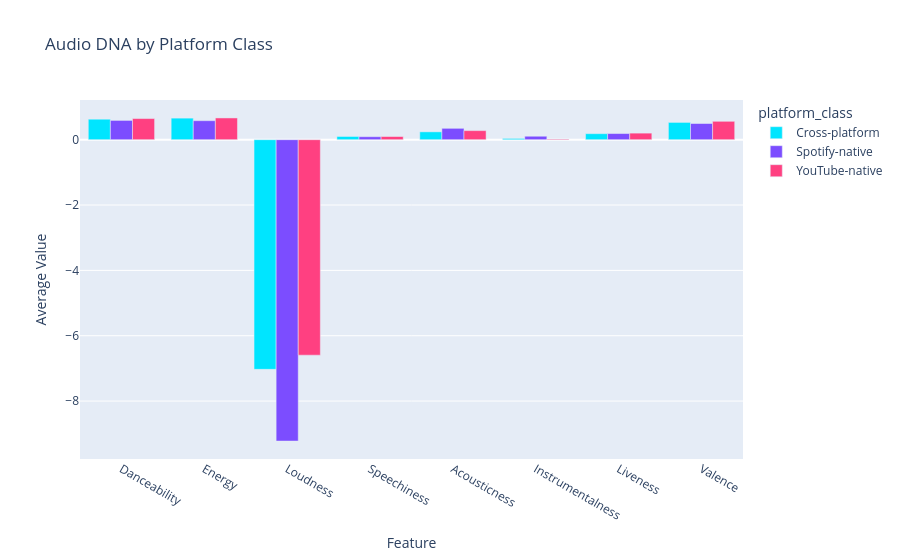

Source (notebook cell):
### Code cell
audio_cols = ['Danceability','Energy','Loudness','Speechiness',
              'Acousticness','Instrumentalness','Liveness','Valence']

audio_dna = df.groupby('platform_class')[audio_cols].mean().reset_index()
audio_dna_melted = audio_dna.melt(
    id_vars='platform_class',
    var_name='Feature',
    value_name='Average Value'
)

fig = px.bar(
    audio_dna_melted,
    x='Feature', y='Average Value',
    color='platform_class',
    barmode='group',
    title='Audio DNA by Platform Class',
    color_discrete_map={
        'Spotify-native' : '#7c4dff',
        'Cross-platform' : '#00e5ff',
        'YouTube-native' : '#ff4081'
    }
)
fig.show()
fig.write_html('../reports/figures/audio_dna.html')
print("✅ Saved!")

### Figure 1 — Plotly figure (JSON) as saved in the notebook; plotly's stock layout.template omitted (floating-point values rounded to 4 significant figures)
{"data": [{"alignmentgroup": "True", "hovertemplate": "platform_class=Cross-platform<br>Feature=%{x}<br>Average Value=%{y}<extra></extra>", "legendgroup": "Cross-platform", "marker": {"color": "#00e5ff", "pattern": {"shape": ""}}, "name": "Cross-platform", "offsetgroup": "Cross-platform", "orientation": "v", "showlegend": true, "textposition": "auto", "type": "bar", "x": ["Danceability", "Energy", "Loudness", "Speechiness", "Acousticness", "Instrumentalness", "Liveness", "Valence"], "xaxis": "x", "y": [0.6269, 0.66, -7.029, 0.09825, 0.2404, 0.03833, 0.1841, 0.5285], "yaxis": "y"}, {"alignmentgroup": "True", "hovertemplate": "platform_class=Spotify-native<br>Feature=%{x}<br>Average Value=%{y}<extra></extra>", "legendgroup": "Spotify-native", "marker": {"color": "#7c4dff", "pattern": {"shape": ""}}, "name": "Spotify-native", "offsetgroup": "Spotify-native", "orientation": "v", "showlegend": true, "textposition": "auto", "type": "bar", "x": ["Danceability", "Energy", "Loudness", "Speechiness", "Acousticness", "Instrumentalness", "Liveness", "Valence"], "xaxis": "x", "y": [0.5897, 0.5813, -9.224, 0.09131, 0.3481, 0.1055, 0.1884, 0.4953], "yaxis": "y"}, {"alignmentgroup": "True", "hovertemplate": "platform_class=YouTube-native<br>Feature=%{x}<br>Average Value=%{y}<extra></extra>", "legendgroup": "YouTube-native", "marker": {"color": "#ff4081", "pattern": {"shape": ""}}, "name": "YouTube-native", "offsetgroup": "YouTube-native", "orientation": "v", "showlegend": true, "textposition": "auto", "type": "bar", "x": ["Danceability", "Energy", "Loudness", "Speechiness", "Acousticness", "Instrumentalness", "Liveness", "Valence"], "xaxis": "x", "y": [0.647, 0.6654, -6.596, 0.09665, 0.2773, 0.02036, 0.2007, 0.5628], "yaxis": "y"}], "layout": {"barmode": "group", "legend": {"title": {"text": "platform_class"}, "tracegroupgap": 0}, "title": {"text": "Audio DNA by Platform Class"}, "xaxis": {"anchor": "y", "domain": [0, 1], "title": {"text": "Feature"}}, "yaxis": {"anchor": "x", "domain": [0, 1], "title": {"text": "Average Value"}}}}
